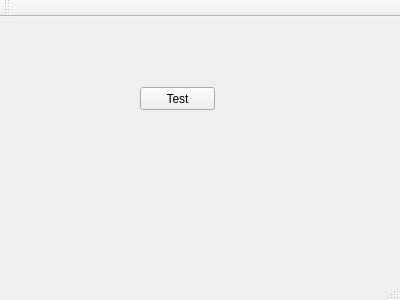
<?xml version="1.0" encoding="UTF-8"?>
<ui version="4.0">
 <class>MainWindow</class>
 <widget class="QMainWindow" name="MainWindow">
  <property name="geometry">
   <rect>
    <x>0</x>
    <y>0</y>
    <width>400</width>
    <height>300</height>
   </rect>
  </property>
  <property name="windowTitle">
   <string>MainWindow</string>
  </property>
  <widget class="QWidget" name="centralWidget">
   <widget class="QPushButton" name="pushButton">
    <property name="geometry">
     <rect>
      <x>140</x>
      <y>70</y>
      <width>75</width>
      <height>23</height>
     </rect>
    </property>
    <property name="text">
     <string>Test</string>
    </property>
   </widget>
  </widget>
  <widget class="QMenuBar" name="menuBar">
   <property name="geometry">
    <rect>
     <x>0</x>
     <y>0</y>
     <width>400</width>
     <height>21</height>
    </rect>
   </property>
  </widget>
  <widget class="QToolBar" name="mainToolBar">
   <attribute name="toolBarArea">
    <enum>TopToolBarArea</enum>
   </attribute>
   <attribute name="toolBarBreak">
    <bool>false</bool>
   </attribute>
  </widget>
  <widget class="QStatusBar" name="statusBar"/>
 </widget>
 <layoutdefault spacing="6" margin="11"/>
 <resources/>
 <connections/>
</ui>
